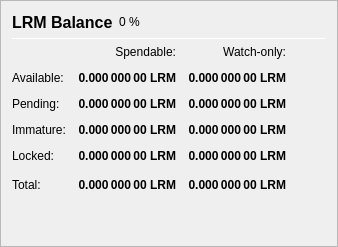
                   <widget class="QFrame" name="frame_Balances">
                    <property name="frameShape">
                     <enum>QFrame::StyledPanel</enum>
                    </property>
                    <property name="frameShadow">
                     <enum>QFrame::Raised</enum>
                    </property>
                    <layout class="QVBoxLayout" name="verticalLayout_4">
                     <item>
                      <layout class="QHBoxLayout" name="horizontalLayout_4">
                       <item>
                        <widget class="QLabel" name="label_5">
                         <property name="minimumSize">
                          <size>
                           <width>0</width>
                           <height>20</height>
                          </size>
                         </property>
                         <property name="font">
                          <font>
                           <pointsize>12</pointsize>
                           <weight>75</weight>
                           <bold>true</bold>
                          </font>
                         </property>
                         <property name="text">
                          <string>LRM Balance</string>
                         </property>
                        </widget>
                       </item>
                       <item>
                        <widget class="QLabel" name="labelLRMPercent">
                         <property name="text">
                          <string notr="true">0 %</string>
                         </property>
                        </widget>
                       </item>
                       <item>
                        <spacer name="horizontalSpacer_3">
                         <property name="orientation">
                          <enum>Qt::Horizontal</enum>
                         </property>
                         <property name="sizeHint" stdset="0">
                          <size>
                           <width>40</width>
                           <height>20</height>
                          </size>
                         </property>
                        </spacer>
                       </item>
                      </layout>
                     </item>
                     <item>
                      <widget class="Line" name="line_Balance">
                       <property name="minimumSize">
                        <size>
                         <width>0</width>
                         <height>1</height>
                        </size>
                       </property>
                       <property name="maximumSize">
                        <size>
                         <width>16777215</width>
                         <height>1</height>
                        </size>
                       </property>
                       <property name="orientation">
                        <enum>Qt::Horizontal</enum>
                       </property>
                      </widget>
                     </item>
                     <item>
                      <layout class="QGridLayout" name="gridLayout">
                       <property name="spacing">
                        <number>12</number>
                       </property>
                       <item row="0" column="1">
                        <widget class="QLabel" name="labelSpendable">
                         <property name="text">
                          <string>Spendable:</string>
                         </property>
                         <property name="alignment">
                          <set>Qt::AlignRight|Qt::AlignTrailing|Qt::AlignVCenter</set>
                         </property>
                        </widget>
                       </item>
                       <item row="0" column="2">
                        <widget class="QLabel" name="labelWatchonly">
                         <property name="text">
                          <string>Watch-only:</string>
                         </property>
                         <property name="alignment">
                          <set>Qt::AlignRight|Qt::AlignTrailing|Qt::AlignVCenter</set>
                         </property>
                        </widget>
                       </item>
                       <item row="1" column="0">
                        <widget class="QLabel" name="labelBalanceText">
                         <property name="text">
                          <string>Available:</string>
                         </property>
                        </widget>
                       </item>
                       <item row="1" column="1">
                        <widget class="QLabel" name="labelBalance">
                         <property name="font">
                          <font>
                           <weight>75</weight>
                           <bold>true</bold>
                          </font>
                         </property>
                         <property name="cursor">
                          <cursorShape>IBeamCursor</cursorShape>
                         </property>
                         <property name="toolTip">
                          <string>Your current spendable balance</string>
                         </property>
                         <property name="text">
                          <string notr="true">0.000 000 00 LRM</string>
                         </property>
                         <property name="alignment">
                          <set>Qt::AlignRight|Qt::AlignTrailing|Qt::AlignVCenter</set>
                         </property>
                         <property name="textInteractionFlags">
                          <set>Qt::LinksAccessibleByMouse|Qt::TextSelectableByKeyboard|Qt::TextSelectableByMouse</set>
                         </property>
                        </widget>
                       </item>
                       <item row="1" column="2">
                        <widget class="QLabel" name="labelWatchAvailable">
                         <property name="font">
                          <font>
                           <weight>75</weight>
                           <bold>true</bold>
                          </font>
                         </property>
                         <property name="cursor">
                          <cursorShape>IBeamCursor</cursorShape>
                         </property>
                         <property name="toolTip">
                          <string>Your current balance in watch-only addresses</string>
                         </property>
                         <property name="text">
                          <string notr="true">0.000 000 00 LRM</string>
                         </property>
                         <property name="alignment">
                          <set>Qt::AlignRight|Qt::AlignTrailing|Qt::AlignVCenter</set>
                         </property>
                         <property name="textInteractionFlags">
                          <set>Qt::LinksAccessibleByMouse|Qt::TextSelectableByKeyboard|Qt::TextSelectableByMouse</set>
                         </property>
                        </widget>
                       </item>
                       <item row="2" column="0">
                        <widget class="QLabel" name="labelPendingText">
                         <property name="text">
                          <string>Pending:</string>
                         </property>
                        </widget>
                       </item>
                       <item row="2" column="1">
                        <widget class="QLabel" name="labelUnconfirmed">
                         <property name="font">
                          <font>
                           <weight>75</weight>
                           <bold>true</bold>
                          </font>
                         </property>
                         <property name="cursor">
                          <cursorShape>IBeamCursor</cursorShape>
                         </property>
                         <property name="toolTip">
                          <string>Total of transactions that have yet to be confirmed, and do not yet count toward the spendable balance</string>
                         </property>
                         <property name="text">
                          <string notr="true">0.000 000 00 LRM</string>
                         </property>
                         <property name="alignment">
                          <set>Qt::AlignRight|Qt::AlignTrailing|Qt::AlignVCenter</set>
                         </property>
                         <property name="textInteractionFlags">
                          <set>Qt::LinksAccessibleByMouse|Qt::TextSelectableByKeyboard|Qt::TextSelectableByMouse</set>
                         </property>
                        </widget>
                       </item>
                       <item row="2" column="2">
                        <widget class="QLabel" name="labelWatchPending">
                         <property name="font">
                          <font>
                           <weight>75</weight>
                           <bold>true</bold>
                          </font>
                         </property>
                         <property name="cursor">
                          <cursorShape>IBeamCursor</cursorShape>
                         </property>
                         <property name="toolTip">
                          <string>Unconfirmed transactions to watch-only addresses</string>
                         </property>
                         <property name="text">
                          <string notr="true">0.000 000 00 LRM</string>
                         </property>
                         <property name="alignment">
                          <set>Qt::AlignRight|Qt::AlignTrailing|Qt::AlignVCenter</set>
                         </property>
                         <property name="textInteractionFlags">
                          <set>Qt::LinksAccessibleByMouse|Qt::TextSelectableByKeyboard|Qt::TextSelectableByMouse</set>
                         </property>
                        </widget>
                       </item>
                       <item row="3" column="0">
                        <widget class="QLabel" name="labelImmatureText">
                         <property name="text">
                          <string>Immature:</string>
                         </property>
                        </widget>
                       </item>
                       <item row="3" column="1">
                        <widget class="QLabel" name="labelImmature">
                         <property name="font">
                          <font>
                           <weight>75</weight>
                           <bold>true</bold>
                          </font>
                         </property>
                         <property name="cursor">
                          <cursorShape>IBeamCursor</cursorShape>
                         </property>
                         <property name="toolTip">
                          <string>Staked or masternode rewards that has not yet matured</string>
                         </property>
                         <property name="text">
                          <string notr="true">0.000 000 00 LRM</string>
                         </property>
                         <property name="alignment">
                          <set>Qt::AlignRight|Qt::AlignTrailing|Qt::AlignVCenter</set>
                         </property>
                         <property name="textInteractionFlags">
                          <set>Qt::LinksAccessibleByMouse|Qt::TextSelectableByKeyboard|Qt::TextSelectableByMouse</set>
                         </property>
                        </widget>
                       </item>
                       <item row="3" column="2">
                        <widget class="QLabel" name="labelWatchImmature">
                         <property name="font">
                          <font>
                           <weight>75</weight>
                           <bold>true</bold>
                          </font>
                         </property>
                         <property name="cursor">
                          <cursorShape>IBeamCursor</cursorShape>
                         </property>
                         <property name="toolTip">
                          <string>Staked or masternode rewards in watch-only addresses that has not yet matured</string>
                         </property>
                         <property name="text">
                          <string notr="true">0.000 000 00 LRM</string>
                         </property>
                         <property name="alignment">
                          <set>Qt::AlignRight|Qt::AlignTrailing|Qt::AlignVCenter</set>
                         </property>
                         <property name="textInteractionFlags">
                          <set>Qt::LinksAccessibleByMouse|Qt::TextSelectableByKeyboard|Qt::TextSelectableByMouse</set>
                         </property>
                        </widget>
                       </item>
                       <item row="4" column="0">
                        <widget class="QLabel" name="labelLockedBalanceText">
                         <property name="toolTip">
                          <string>Locked LRM or Masternode collaterals. These are excluded from zLRM minting.</string>
                         </property>
                         <property name="text">
                          <string>Locked:</string>
                         </property>
                        </widget>
                       </item>
                       <item row="4" column="1">
                        <widget class="QLabel" name="labelLockedBalance">
                         <property name="font">
                          <font>
                           <weight>75</weight>
                           <bold>true</bold>
                          </font>
                         </property>
                         <property name="cursor">
                          <cursorShape>IBeamCursor</cursorShape>
                         </property>
                         <property name="toolTip">
                          <string>Locked LRM or Masternode collaterals. These are excluded from zLRM minting.</string>
                         </property>
                         <property name="text">
                          <string notr="true">0.000 000 00 LRM</string>
                         </property>
                         <property name="alignment">
                          <set>Qt::AlignRight|Qt::AlignTrailing|Qt::AlignVCenter</set>
                         </property>
                         <property name="textInteractionFlags">
                          <set>Qt::LinksAccessibleByMouse|Qt::TextSelectableByKeyboard|Qt::TextSelectableByMouse</set>
                         </property>
                        </widget>
                       </item>
                       <item row="4" column="2">
                        <widget class="QLabel" name="labelWatchLocked">
                         <property name="font">
                          <font>
                           <weight>75</weight>
                           <bold>true</bold>
                          </font>
                         </property>
                         <property name="cursor">
                          <cursorShape>IBeamCursor</cursorShape>
                         </property>
                         <property name="toolTip">
                          <string>Current locked balance in watch-only addresses</string>
                         </property>
                         <property name="text">
                          <string notr="true">0.000 000 00 LRM</string>
                         </property>
                         <property name="alignment">
                          <set>Qt::AlignRight|Qt::AlignTrailing|Qt::AlignVCenter</set>
                         </property>
                         <property name="textInteractionFlags">
                          <set>Qt::LinksAccessibleByMouse|Qt::TextSelectableByKeyboard|Qt::TextSelectableByMouse</set>
                         </property>
                        </widget>
                       </item>
                       <item row="5" column="0">
                        <widget class="QLabel" name="labelTotalText">
                         <property name="toolTip">
                          <string>Your current LRMcoin balance, unconfirmed and immature transactions included</string>
                         </property>
                         <property name="text">
                          <string>Total:</string>
                         </property>
                        </widget>
                       </item>
                       <item row="5" column="1">
                        <widget class="QLabel" name="labelTotal">
                         <property name="font">
                          <font>
                           <weight>75</weight>
                           <bold>true</bold>
                          </font>
                         </property>
                         <property name="cursor">
                          <cursorShape>IBeamCursor</cursorShape>
                         </property>
                         <property name="toolTip">
                          <string>Your current LRMcoin balance, unconfirmed and immature transactions included</string>
                         </property>
                         <property name="text">
                          <string notr="true">0.000 000 00 LRM</string>
                         </property>
                         <property name="alignment">
                          <set>Qt::AlignRight|Qt::AlignTrailing|Qt::AlignVCenter</set>
                         </property>
                         <property name="textInteractionFlags">
                          <set>Qt::LinksAccessibleByMouse|Qt::TextSelectableByKeyboard|Qt::TextSelectableByMouse</set>
                         </property>
                        </widget>
                       </item>
                       <item row="5" column="2">
                        <widget class="QLabel" name="labelWatchTotal">
                         <property name="font">
                          <font>
                           <weight>75</weight>
                           <bold>true</bold>
                          </font>
                         </property>
                         <property name="cursor">
                          <cursorShape>IBeamCursor</cursorShape>
                         </property>
                         <property name="toolTip">
                          <string>Current total balance in watch-only addresses</string>
                         </property>
                         <property name="text">
                          <string notr="true">0.000 000 00 LRM</string>
                         </property>
                         <property name="alignment">
                          <set>Qt::AlignRight|Qt::AlignTrailing|Qt::AlignVCenter</set>
                         </property>
                         <property name="textInteractionFlags">
                          <set>Qt::LinksAccessibleByMouse|Qt::TextSelectableByKeyboard|Qt::TextSelectableByMouse</set>
                         </property>
                        </widget>
                       </item>
                       <item row="5" column="3">
                        <spacer name="horizontalSpacer_9">
                         <property name="orientation">
                          <enum>Qt::Horizontal</enum>
                         </property>
                         <property name="sizeHint" stdset="0">
                          <size>
                           <width>40</width>
                           <height>20</height>
                          </size>
                         </property>
                        </spacer>
                       </item>
                      </layout>
                     </item>
                     <item>
                      <spacer name="verticalSpacer_3">
                       <property name="orientation">
                        <enum>Qt::Vertical</enum>
                       </property>
                       <property name="sizeHint" stdset="0">
                        <size>
                         <width>20</width>
                         <height>40</height>
                        </size>
                       </property>
                      </spacer>
                     </item>
                    </layout>
                   </widget>
